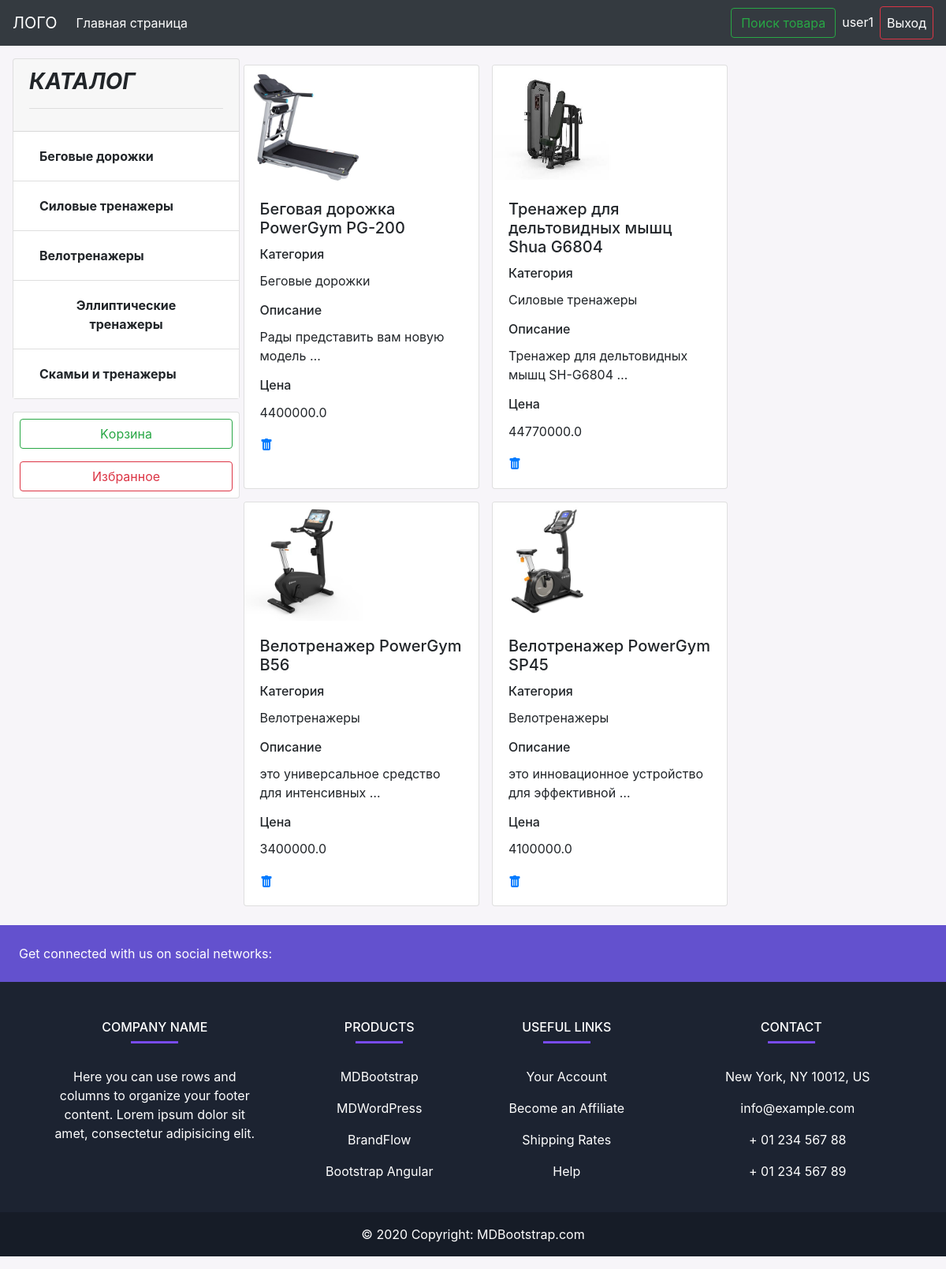
The app's page /basket/my_basket/ (signed in) with its own data.
### shop/models.py (models this page shows, shortened)
class Category(models.Model):
    title = models.CharField(max_length=250, verbose_name='Категория')
    def __str__(self):
        return self.title
    class Meta:
        verbose_name = 'Категория'
        verbose_name_plural = 'Категории'

class Shop(models.Model):
    title = models.CharField(max_length=250, verbose_name='Название')
    description = models.TextField(verbose_name='Описание')
    price = models.FloatField(verbose_name='Цена')
    photo = models.ImageField(upload_to='product/', null=False, verbose_name='Фото')
    category = models.ForeignKey('Category', on_delete=models.CASCADE)
    class Meta:
        verbose_name = 'Продукт'
        verbose_name_plural = 'Продукты'

### basket/models.py (models this page shows, shortened)
class Basket(models.Model):
    product = models.ForeignKey(to=Shop,
                                on_delete=models.CASCADE)
    quantity = models.IntegerField(default=1)
    user = models.ForeignKey(to=User,
                             on_delete=models.CASCADE)

### basket/views.py (the view)
# urls.py: path('my_basket/', basket_show, name='my_basket'),
def basket_show(request):
    baskets = Basket.objects.filter(user=request.user)
    categories = Category.objects.all()
    context = {
        'title': 'Моя корзина',
        'baskets': baskets,
        'categories': categories,
    }
    return render(request, 'basket/basket.html', context)

### basket/templates/basket/basket.html (shortened to what this page needs)
{% extends 'base.html' %}
{% block main %}
<div class="m-3">
    <div class="row">
        <div class="col-md-3">
            <div class="card" style="width: 18rem;">
                <div class="card-header">
                    <h3>
                        <b><i>КАТАЛОГ
                            <hr>
                            {{category.title}}</i></b>
                    </h3>
                </div>
                <div class="categories d-flex justify-content-between">
                    <ul class="list-group list-group-flush">
                        {% for category in categories %}
                        <li class="list-group-item">
                            <a class="btn" href="{% url 'main:category_page' category.id %}">
                                <b>{{ category.title }}</b>
                            </a>
                        </li>
                        {% endfor %}
                    </ul>
                </div>
            </div>
            <div class="card mt-3 mb-3" style="width: 18rem;">
                <a href="{% url 'basket:my_basket' %}" class="btn btn-outline-success m-2">Kорзинa</a>
                <a href="{% url 'favorites:favorite_list' %}" class="btn btn-outline-danger m-2">Избранное</a>
            </div>
        </div>
        <div class="col-md-9">
            <div class="row row-cols-1 row-cols-md-3 g-4">
                {% for basket in baskets %}
                <div class="card m-2" style="width: 18rem;">
                    <img class="card-img-top img-fluid" src="{{basket.product.photo.url}}"
                         style="width: 150px; height: 150px;" alt="Small image">
                    <div class="card-body">
                        <h5 class="card-title">
                            {{ basket.product.title}}
                        </h5>
                        <h6 class="card-title">Категория</h6>
                        <p class="card-text">{{ basket.product.category }}</p>
                        <h6 class="card-title">Описание</h6>
                        <p class="card-text">{{ basket.product.description|truncatewords:5 }}</p>
                        <h6 class="card-title">Цена</h6>
                        <p class="card-text">{{ basket.product.price }}</p>
                        <a href="{% url 'basket:basket_remove' basket_id=basket.id %}">
                        </a>
                    </div>
                </div>
                {% endfor %}
            </div>
        </div>
    </div>
</div>
{% endblock main %}

### templates/base.html (shortened to what this page needs)
<!doctype html>
<html lang="en">
<head>
    {% include 'components/_links.html' %}
</head>
<body style="background: #f7f5f9;">
<div class="mb-3">
    {% include 'components/_navbar.html' %}
</div>
{% block main %}
{% endblock main %}
<div class="mb-3 mt-3">
    {% include 'components/_footer.html' %}
</div>
</body>
</html>

### templates/components/_links.html (shortened to what this page needs)
<link rel="stylesheet" href="https://stackpath.bootstrapcdn.com/bootstrap/4.4.1/css/bootstrap.min.css"
>

### templates/components/_navbar.html (shortened to what this page needs)
<nav class="navbar navbar-expand-lg navbar-dark bg-dark">
    <a class="navbar-brand" href="{% url 'main:main_page' %}">ЛОГО</a>
    <div class="collapse navbar-collapse" id="navbarTogglerDemo03">
        <ul class="navbar-nav mr-auto mt-2 mt-lg-0">
            <li class="nav-item active">
                <a class="nav-link" href="{% url 'main:main_page' %}">Главная страница </a>
            </li>
        </ul>
        <form class="form-inline my-2 my-lg-0">
            <a href="{% url 'search:search' %}" class="btn btn-outline-success">Поиск товара</a>
            <ul class="navbar-nav mr-auto mt-2 mt-lg-0">
                {% if request.user.is_authenticated %}
                <li class="nav-item">
                    <p class="text-white bg-dark m-2">{{ user.username }}</p>
                </li>
                <li class="nav-item">
                    <a class="nav-link text-white btn btn-outline-danger my-2 my-sm-0" href="{% url 'main:user_logout' %}">Выход</a>
                </li>
                {% endif %}
            </ul>
        </form>
    </div>
</nav>

### templates/components/_footer.html (shortened to what this page needs)
<footer
        class="text-center text-lg-start text-white"
        style="background-color: #1c2331">
    <section class="d-flex justify-content-between p-4" style="background-color: #6351ce">
        <div class="me-5">
            <span>Get connected with us on social networks:</span>
        </div>
    </section>
    <section class="">
        <div class="container text-center text-md-start mt-5">
            <div class="row mt-3">
                <div class="col-md-3 col-lg-4 col-xl-3 mx-auto mb-4">
                    <h6 class="text-uppercase fw-bold">Company name</h6>
                    <hr class="mb-4 mt-0 d-inline-block mx-auto" style="width: 60px; background-color: #7c4dff; height: 2px"/>
                    <p>
                        Here you can use rows and columns to organize your footer
                        content. Lorem ipsum dolor sit amet, consectetur adipisicing
                        elit.
                    </p>
                </div>
                <div class="col-md-2 col-lg-2 col-xl-2 mx-auto mb-4">
                    <h6 class="text-uppercase fw-bold">Products</h6>
                    <hr class="mb-4 mt-0 d-inline-block mx-auto" style="width: 60px; background-color: #7c4dff; height: 2px"/>
                    <p>
                        <a href="#!" class="text-white">MDBootstrap</a>
                    </p>
                    <p>
                        <a href="#!" class="text-white">MDWordPress</a>
                    </p>
                    <p>
                        <a href="#!" class="text-white">BrandFlow</a>
                    </p>
                    <p>
                        <a href="#!" class="text-white">Bootstrap Angular</a>
                    </p>
                </div>
                <div class="col-md-3 col-lg-2 col-xl-2 mx-auto mb-4">
                    <h6 class="text-uppercase fw-bold">Useful links</h6>
                    <hr
                            class="mb-4 mt-0 d-inline-block mx-auto"
                            style="width: 60px; background-color: #7c4dff; height: 2px"/>
                    <p>
                        <a href="#!" class="text-white">Your Account</a>
                    </p>
                    <p>
                        <a href="#!" class="text-white">Become an Affiliate</a>
                    </p>
                    <p>
                        <a href="#!" class="text-white">Shipping Rates</a>
                    </p>
                    <p>
                        <a href="#!" class="text-white">Help</a>
                    </p>
                </div>
                <div class="col-md-4 col-lg-3 col-xl-3 mx-auto mb-md-0 mb-4">
                    <h6 class="text-uppercase fw-bold">Contact</h6>
                    <hr class="mb-4 mt-0 d-inline-block mx-auto" style="width: 60px; background-color: #7c4dff; height: 2px"/>
                    <p> New York, NY 10012, US</p>
                    <p> info@example.com</p>
                    <p> + 01 234 567 88</p>
                    <p> + 01 234 567 89</p>
                </div>
            </div>
        </div>
    </section>
    <div class="text-center p-3" style="background-color: rgba(0, 0, 0, 0.2)">
        © 2020 Copyright:
        <a class="text-white" href="https://mdbootstrap.com/">MDBootstrap.com</a>
    </div>
</footer>

### records on screen
Category: title "Беговые дорожки"
Category: title "Силовые тренажеры"
Category: title "Велотренажеры"
Category: title "Эллиптические тренажеры"
Category: title "Скамьи и тренажеры"
Basket: product.photo (picture), product "Беговая дорожка PowerGym PG-200", product.category "Беговые дорожки", product.description "Рады представить вам новую модель …", product.price "4400000.0"
Basket: product.photo (picture), product "Тренажер для дельтовидных мышц Shua G6804", product.category "Силовые тренажеры", product.description "Тренажер для дельтовидных мышц SH-G6804 …", product.price "44770000.0"
Basket: product.photo (picture), product "Велотренажер PowerGym B56", product.category "Велотренажеры", product.description "это универсальное средство для интенсивных …", product.price "3400000.0"
Basket: product.photo (picture), product "Велотренажер PowerGym SP45", product.category "Велотренажеры", product.description "это инновационное устройство для эффективной …", product.price "4100000.0"

### other values on screen
{{ user.username }} "user1"
